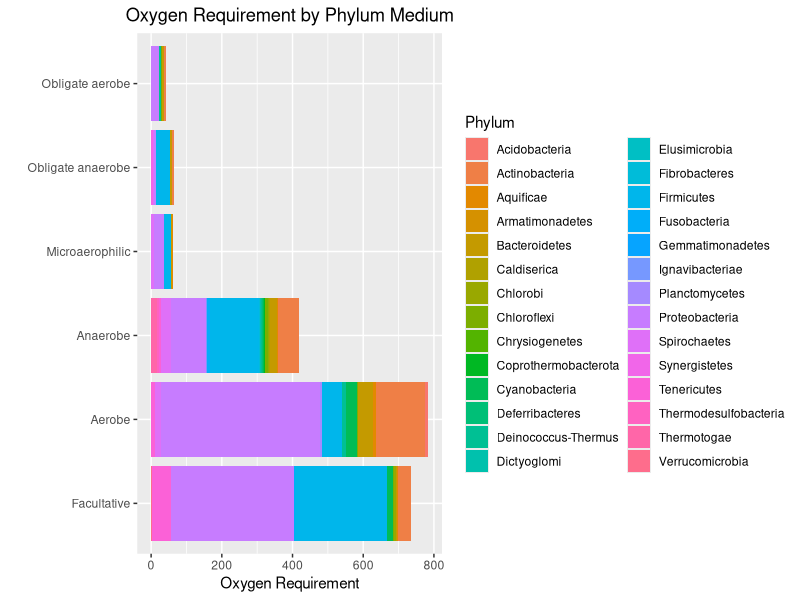

Write the R code that produced this figure.
# IMPORTANT 
# Before Load libraries make sure they are all installed.
#install.packages('tidyverse')
#install.packages('ggpubr')

# Import Section
library(tidyverse)
library(ggpubr)

################################################################################
# Question 1
# Data Read into a DataFrame
df <- readr::read_tsv(file='data.tab')
glimpse(df)

# Na Search in DataFrame
df_na_columns_tidy <- df %>% 
  dplyr::select(everything()) %>%
  dplyr::summarise_all(funs(sum(is.na(.)))) %>%
  dplyr::select_if(funs(sum(.)>0)) %>%
  tidyr::gather(., 'variable', 'na_count')


q1_na_count <- ggplot(df_na_columns_tidy, aes(x = reorder(variable, desc(na_count)), y=na_count, fill=variable)) +
  ggplot2::geom_col() + 
  theme_void() +
  coord_flip() +
  labs(x='') + labs(y='Na Values Count') +
  ggtitle('NA Values by Variable') + 
  theme(plot.title = element_text(hjust = 0.5)) +
  geom_text(aes(label=na_count), hjust=-1) +
  geom_hline(yintercept = length(df$Domain), color='red', size=2) + 
  geom_text(aes(0,length(df$Domain),label = length(df$Domain), hjust = 1.3), vjust=-0.5, color='red') +
  annotate('text', 0.16, 2760, label='Total Objects in DataFrame:', color='red', fontface=2)

################################################################################
# Question 2
# Top 5 Species by Class 
df_2 <- df %>% 
  dplyr::group_by(Class, Species) %>%
  dplyr::summarise(n=n()) %>%
  dplyr::arrange(desc(n)) %>%
  head(., 5)

# Literal Answer ~~ Question 2 
head(df_2, 1)

# Top 5 Sorted Plot 
q2_class_by_species <- ggplot(df_2, aes(x=reorder(Species, desc(n)), y=n, fill=Class)) + 
  ggplot2::geom_col() + 
  coord_flip() +
  labs(x='', y='Species Count') +
  ggtitle('Species Count by Class') +
  theme(plot.title = element_text(hjust = 0.5)) +
  geom_text(aes(label=n), color='white', fontface=2, size=8, hjust=2)

################################################################################
# Question 3
df_3 <- df %>%
  dplyr::group_by(Family, Phylum, Class) %>%
  dplyr::summarise(CDS.Count.Mean=mean(`CDS Count   * assembled`),
                   CDS.Count.Max=max(`CDS Count   * assembled`),
                   CDS.Count.Mean=min(`CDS Count   * assembled`), 
                   CDS.Count.By.Object=n(), 
                   .groups='drop') %>%
  dplyr::arrange(Family, Class, Phylum)

head(df_3, 5)

################################################################################
#Question 4
df_4 <- df %>%
  dplyr::group_by(Phylum, `Oxygen Requirement`) %>%
  dplyr::summarise(Freq=n(), .groups='drop') %>%
  tidyr::drop_na(.) %>%
  dplyr::arrange(desc(Freq))

# By Phylum Classification
# Dividing Plots in 4 different ones by Frequency Count
larger_freqs <- ggplot(df_4 %>% dplyr::filter(Freq > 50), 
                       aes(x=reorder(Phylum, desc(Freq)),
                           y=Freq, fill=`Oxygen Requirement`)) +
  
  ggplot2::geom_col(position = position_dodge()) +
  coord_flip() +
  labs(x='', y='Phylum') +
  ggtitle('Oxygen Requirement by Phylum Smaller') +
  theme(plot.title = element_text(hjust = 0.5))

smaller_freqs <- ggplot(df_4 %>% dplyr::filter(Freq == 1), 
                        aes(x=reorder(Phylum, desc(Freq)),
                            y=Freq, fill=`Oxygen Requirement`)) +
  
  ggplot2::geom_col(position = position_dodge(width = 1)) +
  coord_flip() +
  labs(x='', y='Phylum') +
  ggtitle('Oxygen Requirement by Phylum Small') +
  theme(plot.title = element_text(hjust = 0.5))

small_freqs <- ggplot(df_4 %>% dplyr::filter(Freq <= 10 & Freq > 1), 
                      aes(x=reorder(Phylum, desc(Freq)),
                          y=Freq, fill=`Oxygen Requirement`)) +
  
  ggplot2::geom_col(position = position_dodge(width = 1)) +
  coord_flip() +
  labs(x='', y='Phylum') +
  ggtitle('Oxygen Requirement by Phylum Medium') +
  theme(plot.title = element_text(hjust = 0.5))

medium_freqs <- ggplot(df_4 %>% dplyr::filter(Freq < 50 & Freq > 10), 
                       aes(x=reorder(Phylum, desc(Freq)),
                           y=Freq, fill=`Oxygen Requirement`)) +
  
  ggplot2::geom_col(position = position_dodge(width = 1)) +
  coord_flip() +
  labs(x='', y='Phylum') +
  ggtitle('Oxygen Requirement by Phylum Larger') +
  theme(plot.title = element_text(hjust = 0.5))


#Final Plot with all 4 together 
q4_phylum_by_oxygen <- ggpubr::ggarrange(smaller_freqs, small_freqs, medium_freqs, larger_freqs)

# By Oxygen Requirement Classification
q4_oxygen_by_phylum <- ggplot(df_4, aes(x=reorder(x=`Oxygen Requirement`, desc(Freq)), y=Freq,  fill=Phylum)) +
  ggplot2::geom_col() +
  coord_flip() + 
  labs(x='', y='Oxygen Requirement') +
  ggtitle('Oxygen Requirement by Phylum Medium') +
  theme(plot.title = element_text(hjust = 0.5))

q4_oxygen_by_phylum

################################################################################



  



